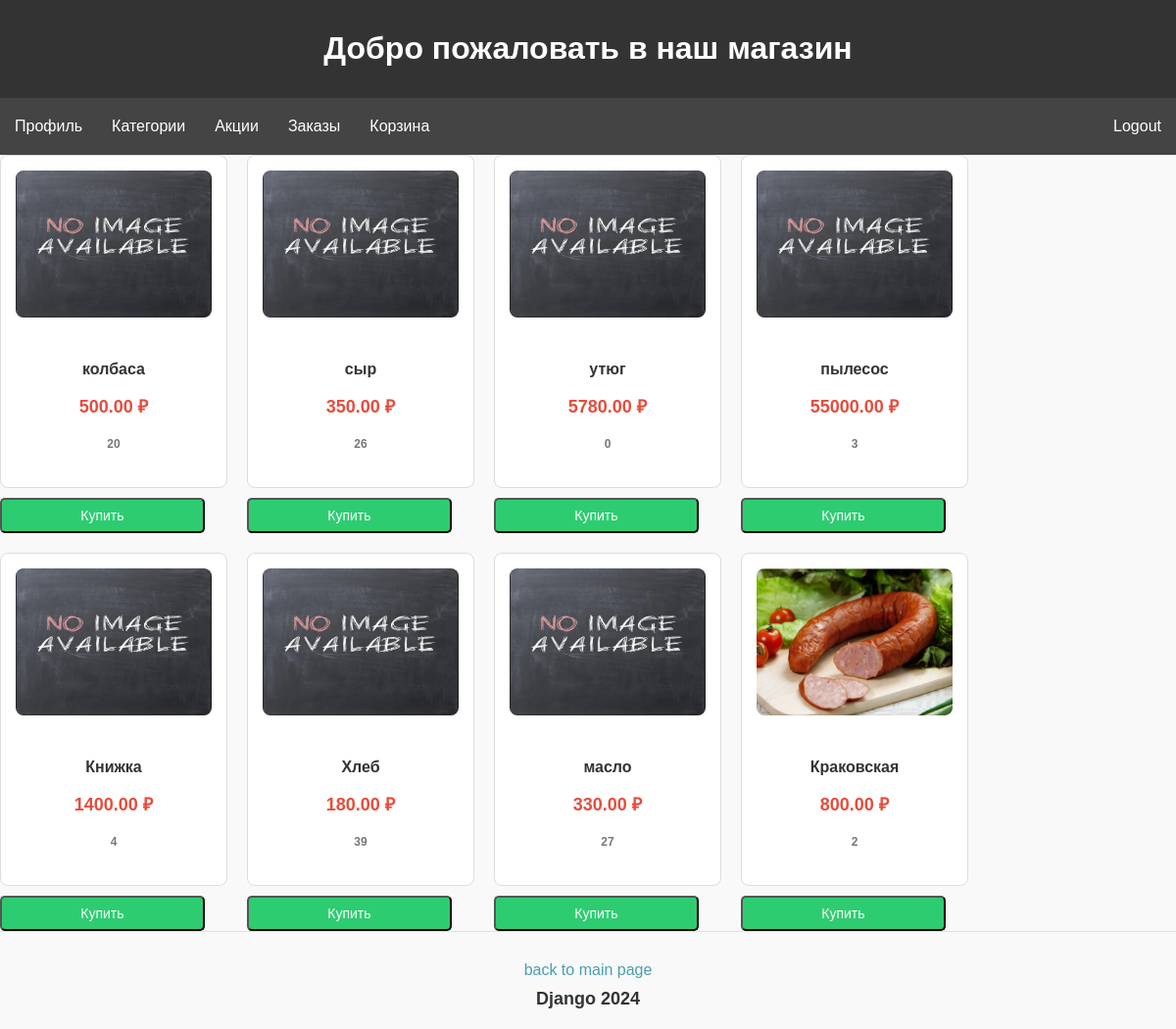
The page /market/ (signed in) on the database its author committed.
### products/models.py (models this page shows, shortened)
class Product(models.Model):
    objects = models.Manager()
    name = models.CharField(max_length=255, unique=True)
    description = models.TextField(null=True, blank=True)
    price = models.DecimalField(max_digits=10, decimal_places=2)
    count = models.PositiveIntegerField(default=0)
    image = models.ImageField(upload_to='products/', null=True, blank=True)
    class Meta:
        permissions = [
            ("can_view_product", "Can view product"),
            ("can_add_product", "Can add product"),
            ("can_change_product", "Can change product"),
            ("can_delete_product", "Can delete product"),
        ]

### market/views.py (the view)
# urls.py: path('market/', include('market.urls')),
def market(request):
    products = Product.objects.all()  # Получаем все товары для отображения в магазине
    return render(request, 'market/market.html', {'products': products})

### templates/market/market.html (shortened to what this page needs)
{% load static %}
<!DOCTYPE html>
<html lang="ru">
<head>
    <link rel="stylesheet"
          href="https://cdnjs.cloudflare.com/ajax/libs/font-awesome/5.15.4/css/all.min.css">
    <link rel="stylesheet" href="{% static 'market/market.css' %}">
    <link rel="stylesheet" href="{% static 'other/other.css' %}">
</head>
<body>
<header>
    <h1>Добро пожаловать в наш магазин</h1>
</header>
<nav class="nav-menu">
    <a href="{% url 'profile:profile' %}">Профиль</a>
    <a href="#">Категории</a>
    <a href="#">Акции</a>
    <a href="#">Заказы</a>
    <a href="{% url 'market:view_cart' %}">Корзина</a>
    <form action="{% url 'logout' %}" method="POST" class="auth-form">
        <button type="submit" class="auth-button">
            {% if user.is_authenticated %}
                Logout
            {% else %}
                <a href="{% url 'buyers_login' %}?next={{ request.path }}">Login</a>
            {% endif %}
        </button>
    </form>
</nav>
<div class="product-list">
    {% for product in products %}
        <div class="product-container">
            <a href="{% url 'market:detail' product.id %}"
               class="product-item-link">
                <div class="product-item">
                    {% if product.image %}
                        <img src="{{ product.image.url }}"
                             alt="{{ product.name }}">
                    {% else %}
                        <img src="{% static 'market/img/default.png' %}"
                             alt="Изображение отсутствует">
                    {% endif %}
                    <div class="product-info">
                        <p class="product-name">{{ product.name }}</p>
                        <p class="product-price">{{ product.price }} ₽</p>
                        <p class="product-count">{{ product.count }}</p>
                    </div>
                </div>
            </a>
            <form action="{% url 'market:add_to_cart' product.id %}"
                  method="post">
                <button type="submit" class="buy-button">Купить</button>
            </form>
        </div>
    {% endfor %}
</div>
<footer>
    <a href="{% url 'main' %}" class="footer-button">back to main page</a>
    <p>Django 2024</p>
</footer>
</body>
</html>

### static/market/market.css (style rules this page uses)
body { font-family: Arial, sans-serif; margin: 0; padding: 0; background-color: #f9f9f9; }
header { background-color: #333; color: white; padding: 10px; text-align: center; }
.nav-menu { display: flex; justify-content: center; background-color: #444; padding: 10px 0; }
.nav-menu a { color: white; text-decoration: none; padding: 10px 15px; font-size: 16px; }
.nav-menu form { display: inline-flex; align-items: center; margin-left: auto; }
.nav-menu button.auth-button { background: none; color: white; border: none; font-size: 16px; padding: 10px 15px; cursor: pointer; }
.product-list { display: flex; flex-wrap: wrap; gap: 20px; }
.product-item-link { text-decoration: none; color: inherit; transition: transform 0.3s ease; }
.product-item { border: 1px solid #ddd; border-radius: 8px; padding: 15px; text-align: center; background-color: #fff; transition: transform 0.3s ease; overflow: hidden; width: 200px; }
.product-item img { width: 100%; height: 150px; border-radius: 8px; }
.product-info { margin-top: 10px; }
.product-item .product-info { padding: 10px; }
.product-item .product-name { font-size: 16px; font-weight: bold; }
.product-item .product-price { color: #e74c3c; font-size: 18px; margin: 8px 0; }
.product-item .product-count { font-size: 12px; color: #777; }
.buy-button { display: inline-block; padding: 8px 12px; background-color: #2ecc71; color: white; text-decoration: none; border-radius: 5px; margin-top: 10px; text-align: center; width: 90%; cursor: pointer; font-size: 14px; transition: background-color 0.3s ease; }
p { text-align: center; font-size: 18px; font-weight: bold; color: #333; margin-top: 20px; }

### static/other/other.css (style rules this page uses)
footer { display: flex; flex-direction: column; justify-content: center; align-items: center; width: 100%; text-align: center; padding: 20px 0; background-color: transparent; border-top: 1px solid #dee2e6; margin-top: auto; }
footer p { margin: 0; padding: 0; }
.footer-button { color: #4c9daf; background-color: transparent; padding: 10px 20px; text-decoration: none; border-radius: 5px; font-size: 16px; }

### rows shown on the page
Product: name "колбаса", price "500.00", count "20"
Product: name "сыр", price "350.00", count "26"
Product: name "утюг", price "5780.00", count "0"
Product: name "пылесос", price "55000.00", count "3"
Product: name "Книжка", price "1400.00", count "4"
Product: name "Хлеб", price "180.00", count "39"
Product: name "масло", price "330.00", count "27"
Product: image (picture), name "Краковская", price "800.00", count "2"
